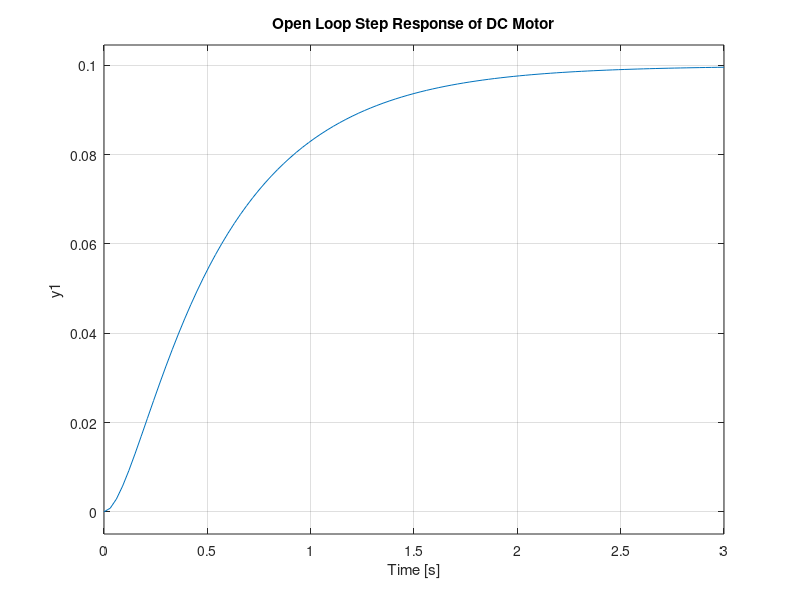
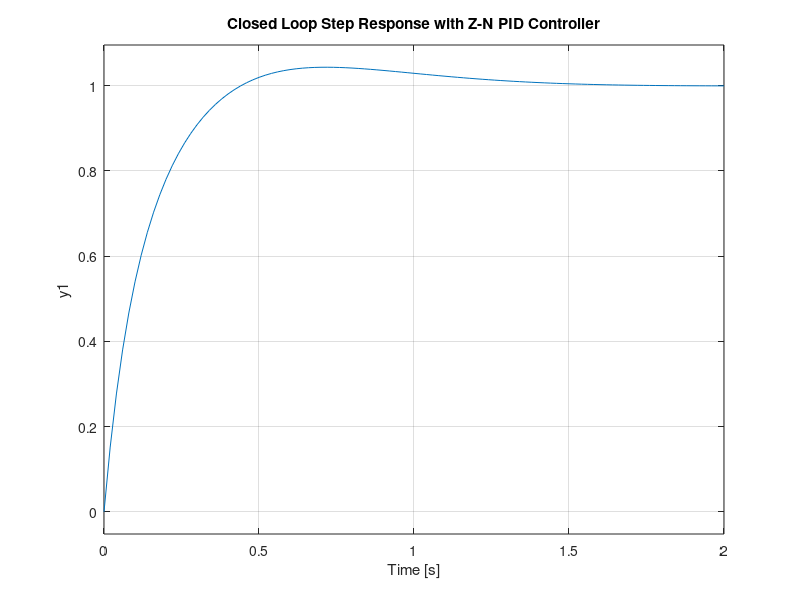

Source code (MATLAB) for these figures, in order: (Note: this script raises an error after producing the figures.)
% DC Motor + PID Controller Simulation
clc; clear; close all;

% --- Motor Parameters ---
R = 1;          % Armature Resistance (ohm)
L = 0.5;        % Armature Inductance (H)
J = 0.01;       % Moment of Inertia (kg.m^2)
B = 0.1;        % Friction coefficient (N.m.s)
Kt = 0.01;      % Torque constant
Ke = 0.01;      % Back emf constant

% --- Transfer Function of DC Motor ---
num = [Kt];
den = [(L*J) (L*B + R*J) (R*B + Ke*Kt)];
G = tf(num, den);
disp('Transfer Function of DC Motor:');
G

% --- Step Response without controller ---
figure;
step(G)
title('Open Loop Step Response of DC Motor');
grid on;

% --- Ziegler–Nichols PID Tuning ---
% Find ultimate gain Ku and period Pu (manual)
Ku = 70;   % assume obtained experimentally
Pu = 0.8;  % seconds

Kp = 0.6 * Ku;
Ki = 2 * Kp / Pu;
Kd = Kp * Pu / 8;

PID = pid(Kp, Ki, Kd);

% --- Closed Loop System ---
sys_cl = feedback(PID*G, 1);

% --- Step Response with PID ---
figure;
step(sys_cl)
title('Closed Loop Step Response with Z-N PID Controller');
grid on;

% --- Performance Metrics ---
info = stepinfo(sys_cl)
